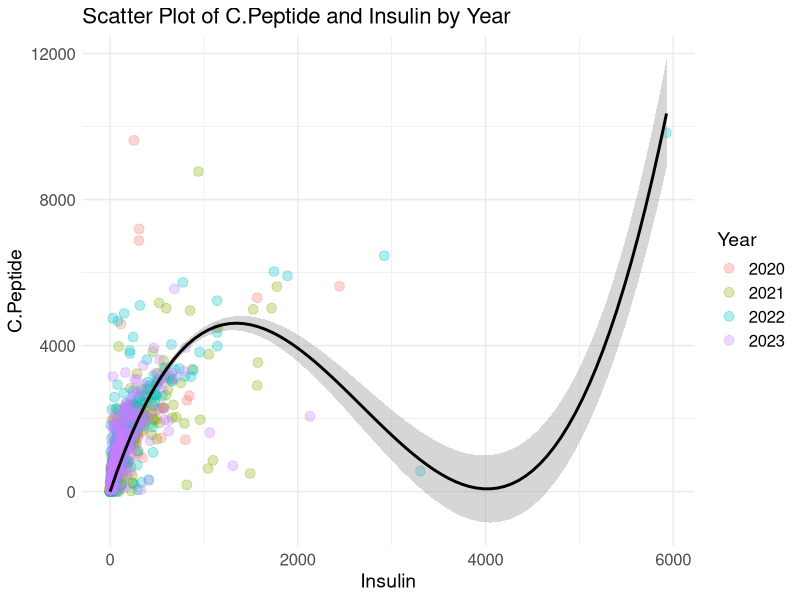
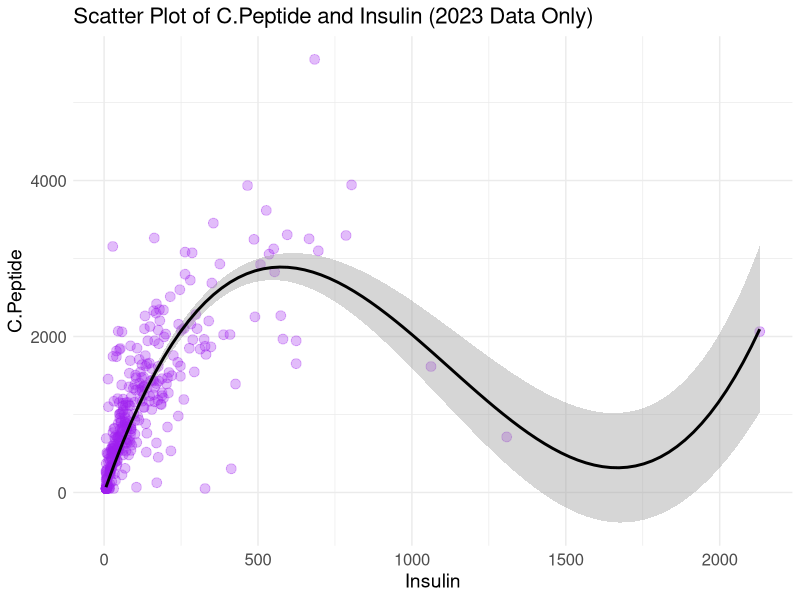

Generate these figures, in order, with R:
data = read.csv(file = "./SEM2/Project1/Data/CPepIns.csv")

data$C.Peptide <- as.numeric(data$C.Peptide)
data$C.Peptide[is.na(data$C.Peptide)] <- sample(0:4, 
                                                sum(is.na(data$C.Peptide)), replace = TRUE)

data$Insulin <- as.numeric(data$Insulin)
data$Insulin[is.na(data$Insulin)] <- 0

library(ggplot2)

ggplot(data = data, aes(x = Insulin, y = C.Peptide, color = factor(Year))) +
  geom_point(size = 3, alpha = 0.3) +
  geom_smooth(method = "lm", formula = y ~ x + I(x^2) + I(x^3) - 1, se = TRUE, color = "black") +
  labs(
    title = "Scatter Plot of C.Peptide and Insulin by Year",
    x = "Insulin",
    y = "C.Peptide",
    color = "Year"
  ) +
  theme_minimal() +
  theme(
    plot.title = element_text(size = 16),
    axis.title.x = element_text(size = 14),
    axis.title.y = element_text(size = 14),
    axis.text.x = element_text(size = 12),
    axis.text.y = element_text(size = 12),
    legend.title = element_text(size = 14),
    legend.text = element_text(size = 12)
  )

model = lm(data = data, C.Peptide ~ Insulin + I(Insulin^2) - 1)
summary(model)

library(dplyr)

data_2023 <- data %>% filter(Year == 2023)

ggplot(data = data_2023, aes(x = Insulin, y = C.Peptide)) +
  geom_point(size = 3, alpha = 0.3, color = "purple") +
  geom_smooth(method = "lm", formula = y ~ x + I(x^2) + I(x^3) - 1, se = TRUE, color = "black") +
  labs(
    title = "Scatter Plot of C.Peptide and Insulin (2023 Data Only)",
    x = "Insulin",
    y = "C.Peptide"
  ) +
  theme_minimal() +
  theme(
    plot.title = element_text(size = 16),
    axis.title.x = element_text(size = 14),
    axis.title.y = element_text(size = 14),
    axis.text.x = element_text(size = 12),
    axis.text.y = element_text(size = 12)
  )
